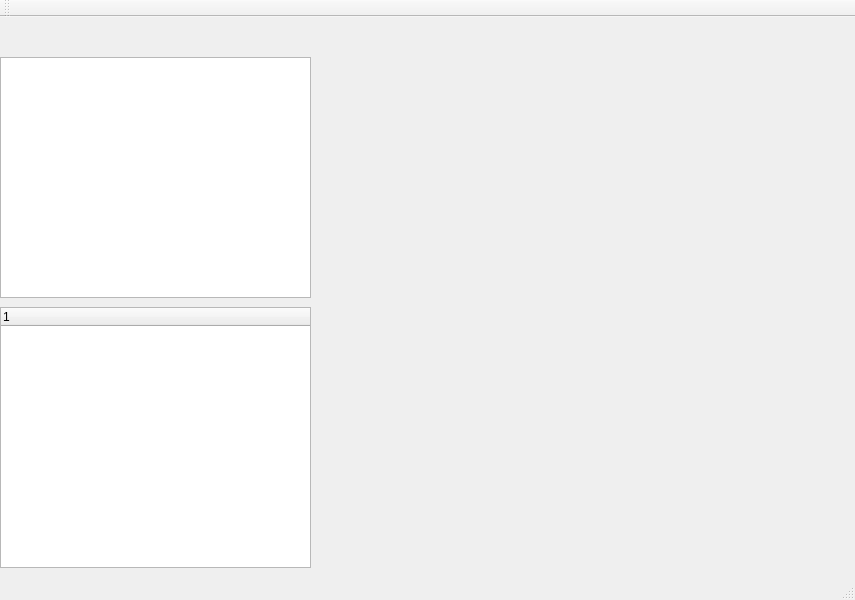
<?xml version="1.0" encoding="UTF-8"?>
<ui version="4.0">
 <class>MainWindow</class>
 <widget class="QMainWindow" name="MainWindow">
  <property name="geometry">
   <rect>
    <x>0</x>
    <y>0</y>
    <width>855</width>
    <height>600</height>
   </rect>
  </property>
  <property name="windowTitle">
   <string>MainWindow</string>
  </property>
  <widget class="QWidget" name="centralWidget">
   <widget class="QTableView" name="tableView">
    <property name="geometry">
     <rect>
      <x>0</x>
      <y>40</y>
      <width>311</width>
      <height>241</height>
     </rect>
    </property>
   </widget>
   <widget class="QTreeWidget" name="treeWidget">
    <property name="geometry">
     <rect>
      <x>0</x>
      <y>290</y>
      <width>311</width>
      <height>261</height>
     </rect>
    </property>
    <column>
     <property name="text">
      <string notr="true">1</string>
     </property>
    </column>
   </widget>
  </widget>
  <widget class="QMenuBar" name="menuBar">
   <property name="geometry">
    <rect>
     <x>0</x>
     <y>0</y>
     <width>855</width>
     <height>26</height>
    </rect>
   </property>
  </widget>
  <widget class="QToolBar" name="mainToolBar">
   <attribute name="toolBarArea">
    <enum>TopToolBarArea</enum>
   </attribute>
   <attribute name="toolBarBreak">
    <bool>false</bool>
   </attribute>
  </widget>
  <widget class="QStatusBar" name="statusBar"/>
 </widget>
 <layoutdefault spacing="6" margin="11"/>
 <resources/>
 <connections/>
</ui>
